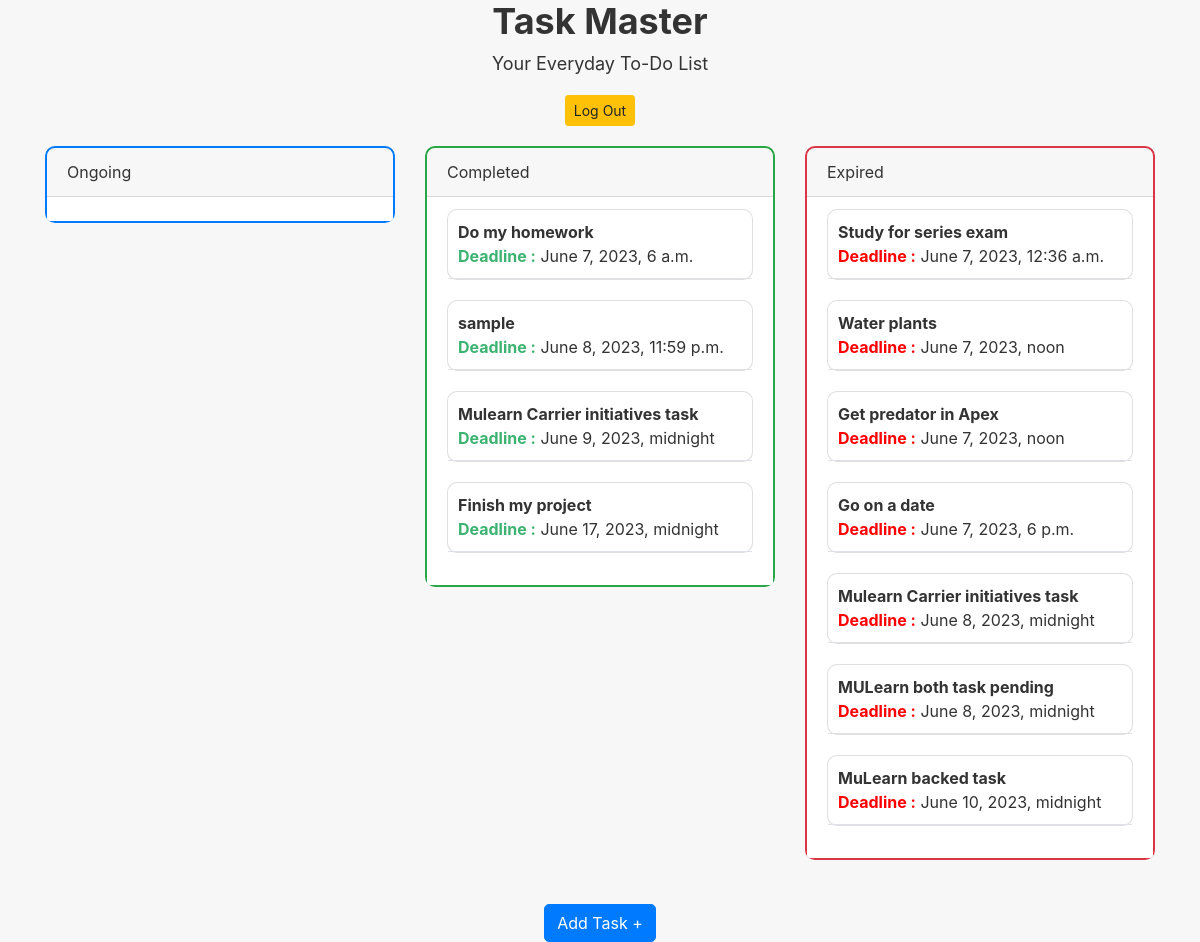
Before: / (signed in) with the older database file.
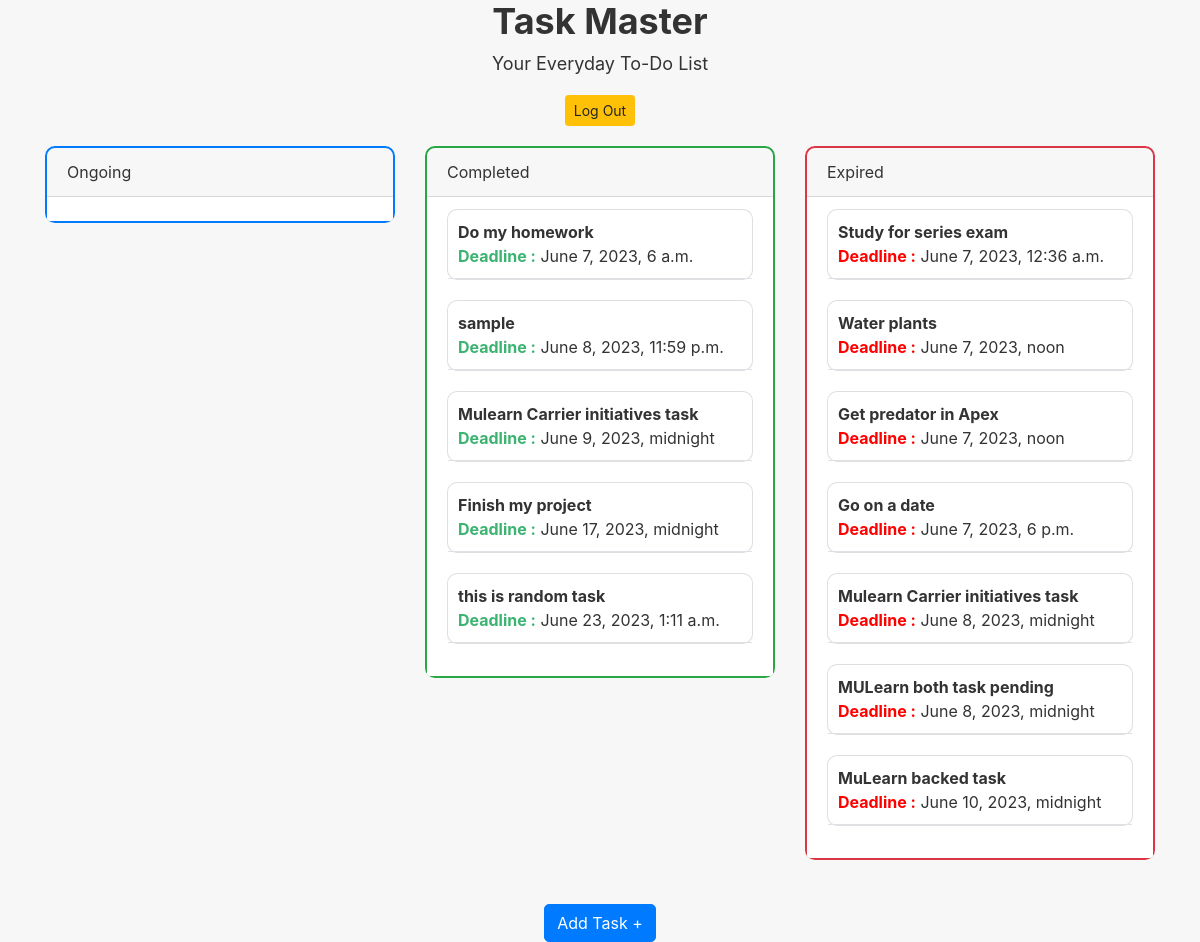
After: the same page with the newer database file.
### todo/models.py (models this page shows, shortened)
class TodoItem(models.Model):
    username = models.CharField(max_length=50, default='User')
    title = models.CharField(max_length=100)
    description = models.TextField()
    created_at = models.DateTimeField(default=timezone.now)
    deadline_at = models.DateTimeField(null=False, blank=False)
    is_completed = models.BooleanField(default=False)

### todo/views.py (the view)
# urls.py: 2. Add a URL to urlpatterns:  path('', views.home, name='home')
@login_required(login_url='/account/login/')
def home(request):
    ongoing = TodoItem.objects. \
        filter(username=str(request.user.username)). \
        filter(deadline_at__gt=timezone.now()). \
        filter(is_completed=False). \
        order_by('deadline_at')
    expired = TodoItem.objects. \
        filter(username=str(request.user.username)). \
        filter(deadline_at__lt=timezone.now()). \
        filter(is_completed=False). \
        order_by('deadline_at')
    completed = TodoItem.objects. \
        filter(username=str(request.user.username)). \
        filter(is_completed=True). \
        order_by('deadline_at')
    content = {
        'ongoing': ongoing,
        'expired': expired,
        'completed': completed,
        'forms': TodoItemForm()
    }
    return render(request, 'home.html', content)

### templates/home.html (shortened to what this page needs)
{% load static %}
<!DOCTYPE html>
<html lang="en">
<head>
    <link rel="stylesheet" href="https://stackpath.bootstrapcdn.com/bootstrap/4.5.2/css/bootstrap.min.css">
    <link rel="stylesheet" type="text/css" href="{% static 'css/style.css' %}"/>
</head>
<body>
<header class="text-center">
    <h1 class="main-heading">Task Master</h1>
    <h3 class="sub-heading">Your Everyday To-Do List</h3>
    <form method="post" action="/account/logout/">
        <button type="submit" class="btn btn-warning btn-sm" name="logout">
            Log Out
        </button>
    </form>
</header>
<div class="container">
    <div class="row">
        <div class="col-4">
            <div class="card ongoing-card">
                <div class="card-header">
                    Ongoing
                </div>
                <ul class="list-group list-group-flush">
                    <li class="list-group-item">
                    </li>
                </ul>
            </div>
        </div>
        <div class="col-4">
            <div class="card completed-card">
                <div class="card-header">
                    Completed
                </div>
                <ul class="list-group list-group-flush">
                    <li class="list-group-item">
                        {% if completed %}
                            {% for i in completed %}
                                <div class="card">
                                    <div class="task">
                                        <div class="task-title font-weight-bold">{{ i.title }}</div>
                                        <div class="task-details">
                                            <b style="color: mediumseagreen;">Deadline :</b> {{ i.deadline_at }}
                                        </div>
                                    </div>
                                </div>
                            {% endfor %}
                        {% endif %}
                    </li>
                </ul>
            </div>
        </div>
        <div class="col-4">
            <div class="card expired-card">
                <div class="card-header">
                    Expired
                </div>
                <ul class="list-group list-group-flush">
                    <li class="list-group-item">
                        {% if expired %}
                            {% for i in expired %}
                                <div class="card">
                                    <div class="task">
                                        <div class="task-title font-weight-bold">{{ i.title }}</div>
                                        <div class="task-details">
                                            <b style="color: red;">Deadline :</b> {{ i.deadline_at }}
                                        </div>
                                    </div>
                                </div>
                            {% endfor %}
                        {% endif %}
                    </li>
                </ul>
            </div>
        </div>
    </div>
    <div class="row mt-4">
        <div class="col-4 offset-4 text-center">
            <button class="btn btn-primary add-task-btn" data-toggle="modal" data-target="#addTaskModal">
                Add Task +
            </button>
        </div>
    </div>
</div>
</body>
</html>

### static/css/style.css (style rules this page uses)
body { background-color: #f7f7f7; color: #333333; }
.main-heading { font-size: 36px; font-weight: bold; margin-bottom: 10px; }
.sub-heading { font-size: 18px; font-weight: normal; margin-bottom: 20px; }
.card { border-radius: 10px; margin-bottom: 20px; }
.ongoing-card { border: 2px solid #007bff; }
.completed-card { border: 2px solid #28a745; }
.expired-card { border: 2px solid #dc3545; }
.task { cursor: pointer; padding: 10px; border-bottom: 1px solid #dee2e6; }
.add-task-btn { border-radius: 5px; }

Changed rows visible on the page:
added TodoItem: title "this is random task", deadline_at "June 23, 2023, 1:11 a.m.", shown under "Your Everyday To-Do List"
